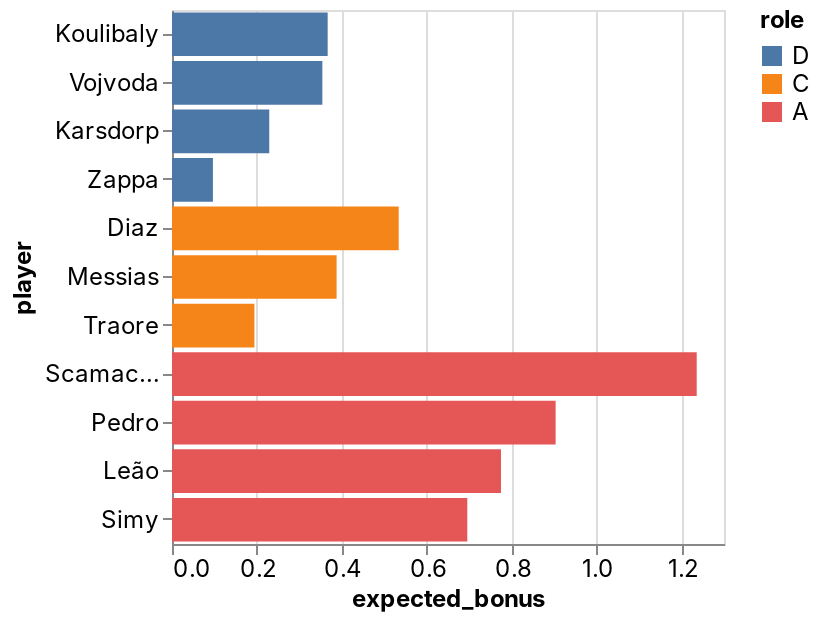

The code cell stored with this chart in its notebook:
### Code cell
_deepnote_run_altair(team, """{"$schema":"https://vega.github.io/schema/vega-lite/v4.json","mark":{"type":"bar","tooltip":{"content":"data"}},"height":220,"autosize":{"type":"fit"},"data":{"name":"placeholder"},"encoding":{"x":{"field":"expected_bonus","type":"quantitative","sort":null,"scale":{"type":"linear","zero":false}},"y":{"field":"player","type":"nominal","sort":null,"scale":{"type":"linear","zero":true}},"color":{"field":"role","type":"nominal","sort":null,"scale":{"type":"linear","zero":false}}}}""")

### Figure 1 — Vega-Lite specification as saved in the notebook (floating-point values rounded to 4 significant figures)
{"config": {"view": {"continuousWidth": 400, "continuousHeight": 300}, "area": {"fill": "#51C0E9"}, "axis": {"labelFont": "Inter, sans-serif", "labelFontSize": 12, "labelFontWeight": "normal", "labelLimit": 60, "labelOverlap": "greedy", "titleFont": "Inter, sans-serif", "titleFontSize": 12, "titleFontWeight": "bold"}, "background": "#ffffff", "legend": {"labelFont": "Inter, sans-serif", "labelFontSize": 12, "titleFont": "Inter, sans-serif", "titleFontSize": 12, "titleFontWeight": "bold"}, "line": {"stroke": "#51C0E9", "strokeWidth": 2}, "rect": {"fill": "#51C0E9"}, "title": {"anchor": "start", "color": "#000000", "font": "Inter, sans-serif", "fontSize": 22, "fontWeight": "normal"}}, "data": {"name": "data-fb3681326687c52e5791d77c41814f80"}, "mark": {"type": "bar", "tooltip": {"content": "data"}}, "autosize": {"type": "fit"}, "encoding": {"color": {"type": "nominal", "field": "role", "scale": {"type": "linear", "zero": false}, "sort": null}, "x": {"type": "quantitative", "field": "expected_bonus", "scale": {"type": "linear", "zero": false}, "sort": null}, "y": {"type": "nominal", "field": "player", "scale": {"type": "linear", "zero": true}, "sort": null}}, "height": 300, "width": "container", "$schema": "https://vega.github.io/schema/vega-lite/v4.json", "datasets": {"data-fb3681326687c52e5791d77c41814f80": [{"fanta_team": "Scansuolo ", "role": "D", "player": "Koulibaly", "home_team": "Napoli", "away_team": "Salernitana", "expected_bonus": 0.3666}, {"fanta_team": "Scansuolo ", "role": "D", "player": "Vojvoda", "home_team": "Torino", "away_team": "Sassuolo", "expected_bonus": 0.3541}, {"fanta_team": "Scansuolo ", "role": "D", "player": "Karsdorp", "home_team": "Empoli", "away_team": "Roma", "expected_bonus": 0.229}, {"fanta_team": "Scansuolo ", "role": "D", "player": "Zappa", "home_team": "Cagliari", "away_team": "Fiorentina", "expected_bonus": 0.0964}, {"fanta_team": "Scansuolo ", "role": "C", "player": "Diaz", "home_team": "AC Milan", "away_team": "Juventus", "expected_bonus": 0.5339}, {"fanta_team": "Scansuolo ", "role": "C", "player": "Messias", "home_team": "AC Milan", "away_team": "Juventus", "expected_bonus": 0.3877}, {"fanta_team": "Scansuolo ", "role": "C", "player": "Traore", "home_team": "Torino", "away_team": "Sassuolo", "expected_bonus": 0.194}, {"fanta_team": "Scansuolo ", "role": "A", "player": "Scamacca", "home_team": "Torino", "away_team": "Sassuolo", "expected_bonus": 1.236}, {"fanta_team": "Scansuolo ", "role": "A", "player": "Pedro", "home_team": "Cagliari", "away_team": "Fiorentina", "expected_bonus": 0.9035}, {"fanta_team": "Scansuolo ", "role": "A", "player": "Leão", "home_team": "AC Milan", "away_team": "Juventus", "expected_bonus": 0.7748}, {"fanta_team": "Scansuolo ", "role": "A", "player": "Simy", "home_team": "Napoli", "away_team": "Salernitana", "expected_bonus": 0.6954}]}}
